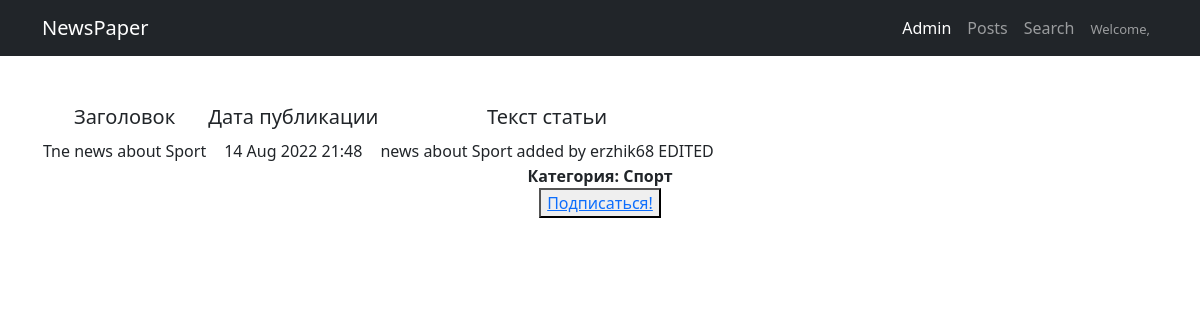
The page /posts/14/ on the database its author committed.
### newapp/models.py (models this page shows, shortened)
class Post(models.Model):
    NEWS = 'NW'
    ARTICLE = 'AT'
    TYPE_POST_CHOICES = [(NEWS, 'Новости'), (ARTICLE, 'Статья'),]
    post_type = models.CharField("Тип", max_length=2, choices=TYPE_POST_CHOICES, default=NEWS)
    post_author = models.ForeignKey(Author, on_delete=models.CASCADE, verbose_name="Имя автора")
    post_date_time = models.DateTimeField("Дата публикации (ГГГГ-ММ-ДД)", auto_now_add=True)
    post_category = models.ManyToManyField(Category, through='PostCategory', blank=False, verbose_name="Категория", related_name='posts')
    post_title = models.CharField("Заголовок", max_length=100)
    post_text = models.TextField("Текст")
    post_rating = models.IntegerField(default=0)

class Category(models.Model):
    category_name = models.CharField(max_length=20, unique=True)
    subscribers = models.ManyToManyField(User, through='Subscriber', blank=True)

### newapp/views.py (the view)
# urls.py: path('<int:pk>/', PostDetailView.as_view(), name='post_detail'), # Ссылка на детали поста.
class PostDetailView(DetailView):
    model = Post
    template_name = 'newapp/post_detail.html'
    context_object_name = 'post'
    def get_context_data(self, **kwargs):
        context = super().get_context_data(**kwargs)
        for cat in context['post'].post_category.all():
            c = Category.objects.get(id=cat.id)
            context['is_not_subscribed'] = not c.subscribers.filter(username=self.request.user.username).exists()
        return context
    def get_object(self, *args, **kwargs): # переопределяем метод получения объекта, как ни странно
        obj = cache.get(f'post-{self.kwargs["pk"]}', None) # кэш очень похож на словарь, и метод get действует также.
        if not obj:
            obj = super().get_object(queryset=self.queryset)
            cache.set(f'post-{self.kwargs["pk"]}', obj)
        return obj

### newapp/templatetags/custom_filters.py (called while the page is built)
@register.filter(name='censor')
def censor(value, arg):
    list_bad_words = ['черт', 'блин', 'капец', 'дерьмо', 'хрен', 'чёрт']
    value_edited = value
    value_final = ''
    for word in list_bad_words:
        value_edited = value_edited.lower()
        value_temp = value_edited.replace(word, arg * len(word))
        value_edited = value_temp
    for i in range(0, len(value)):
        if (value[i] != value_edited[i]) & (value_edited[i].isalpha()):
            temp = value_edited[i].upper()
            value_final += temp
        else:
            value_final += value_edited[i]
    return value_final

### templates/newapp/post_detail.html (shortened to what this page needs)
{% extends 'default.html' %}
{% load custom_filters %}
{% block content %}
<table>
    <thead>
        <th>
            <h5>Заголовок</h5>
        </th>
        <th>
            <h5>Дата публикации</h5>
        </th>
        <th>
            <h5>Текст статьи</h5>
        </th>
    </thead>
    <tr>
        <td>
            {{ post.post_title|censor:'*' }}
        </td>
        <td>
            {{ post.post_date_time|date:'d M Y H:i' }}
        </td>
        <td>
            {{ post.post_text|censor:'*' }}
        </td>
    </tr>
</table>
<label><b>Категория: </b></label>
{% for cat in post.post_category.all %}
    <b>{{ cat.category_name }}</b><br>
        {% if is_not_subscribed %}
            <button><a href="subscribe/"> Подписаться! </a> </button>
        {% endif %}
{% endfor %}
{% endblock content %}

### rows shown on the page
Post: post_title|censor "Tne news about Sport", post_date_time "14 Aug 2022 21:48", post_text|censor "news about Sport added by erzhik68 EDITED"
Category: category_name "Спорт"
